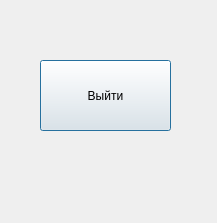
<?xml version="1.0" encoding="UTF-8"?>
<ui version="4.0">
 <class>settingswindow</class>
 <widget class="QDialog" name="settingswindow">
  <property name="geometry">
   <rect>
    <x>0</x>
    <y>0</y>
    <width>217</width>
    <height>223</height>
   </rect>
  </property>
  <property name="windowTitle">
   <string>Dialog</string>
  </property>
  <widget class="QPushButton" name="pushButton">
   <property name="geometry">
    <rect>
     <x>40</x>
     <y>60</y>
     <width>131</width>
     <height>71</height>
    </rect>
   </property>
   <property name="text">
    <string>Выйти</string>
   </property>
  </widget>
 </widget>
 <resources/>
 <connections>
  <connection>
   <sender>pushButton</sender>
   <signal>clicked()</signal>
   <receiver>settingswindow</receiver>
   <slot>close()</slot>
   <hints>
    <hint type="sourcelabel">
     <x>111</x>
     <y>81</y>
    </hint>
    <hint type="destinationlabel">
     <x>188</x>
     <y>163</y>
    </hint>
   </hints>
  </connection>
 </connections>
</ui>
